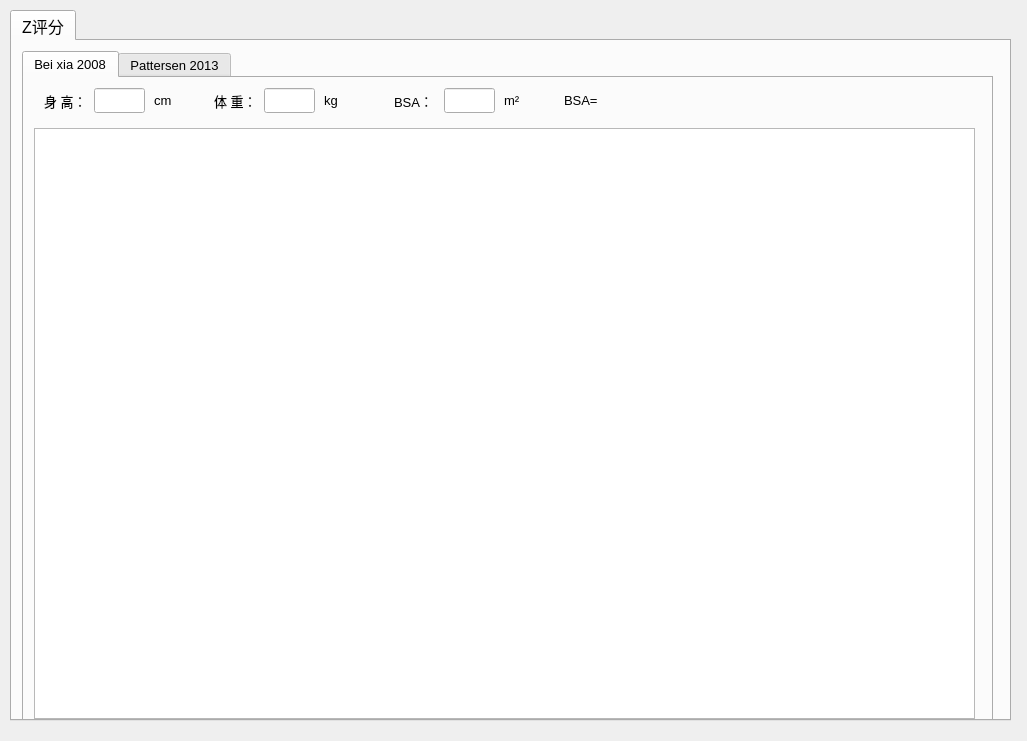
<?xml version="1.0" encoding="UTF-8"?>
<ui version="4.0">
 <class>Form</class>
 <widget class="QWidget" name="Form">
  <property name="geometry">
   <rect>
    <x>0</x>
    <y>0</y>
    <width>1027</width>
    <height>741</height>
   </rect>
  </property>
  <property name="windowTitle">
   <string>Form</string>
  </property>
  <widget class="QTabWidget" name="tabWidget">
   <property name="geometry">
    <rect>
     <x>10</x>
     <y>10</y>
     <width>1001</width>
     <height>711</height>
    </rect>
   </property>
   <property name="font">
    <font>
     <pointsize>12</pointsize>
    </font>
   </property>
   <property name="currentIndex">
    <number>0</number>
   </property>
   <widget class="QWidget" name="tab_card">
    <property name="font">
     <font>
      <pointsize>12</pointsize>
     </font>
    </property>
    <attribute name="title">
     <string>Z评分</string>
    </attribute>
    <widget class="QTabWidget" name="tabWidget_2">
     <property name="geometry">
      <rect>
       <x>10</x>
       <y>10</y>
       <width>971</width>
       <height>671</height>
      </rect>
     </property>
     <property name="font">
      <font>
       <pointsize>10</pointsize>
      </font>
     </property>
     <property name="currentIndex">
      <number>0</number>
     </property>
     <widget class="QWidget" name="tab_2008">
      <attribute name="title">
       <string>Bei xia 2008</string>
      </attribute>
      <widget class="QLabel" name="label_3">
       <property name="geometry">
        <rect>
         <x>20</x>
         <y>10</y>
         <width>51</width>
         <height>25</height>
        </rect>
       </property>
       <property name="text">
        <string>身 高：</string>
       </property>
      </widget>
      <widget class="QLineEdit" name="lineEdit_2008_height">
       <property name="geometry">
        <rect>
         <x>70</x>
         <y>10</y>
         <width>51</width>
         <height>25</height>
        </rect>
       </property>
      </widget>
      <widget class="QLabel" name="label_4">
       <property name="geometry">
        <rect>
         <x>130</x>
         <y>10</y>
         <width>51</width>
         <height>25</height>
        </rect>
       </property>
       <property name="text">
        <string>cm</string>
       </property>
      </widget>
      <widget class="QLabel" name="label_5">
       <property name="geometry">
        <rect>
         <x>300</x>
         <y>10</y>
         <width>51</width>
         <height>25</height>
        </rect>
       </property>
       <property name="text">
        <string>kg</string>
       </property>
      </widget>
      <widget class="QLabel" name="label_6">
       <property name="geometry">
        <rect>
         <x>190</x>
         <y>10</y>
         <width>51</width>
         <height>25</height>
        </rect>
       </property>
       <property name="text">
        <string>体 重：</string>
       </property>
      </widget>
      <widget class="QLineEdit" name="lineEdit_2008_weight">
       <property name="geometry">
        <rect>
         <x>240</x>
         <y>10</y>
         <width>51</width>
         <height>25</height>
        </rect>
       </property>
      </widget>
      <widget class="QLabel" name="label_7">
       <property name="geometry">
        <rect>
         <x>480</x>
         <y>10</y>
         <width>51</width>
         <height>25</height>
        </rect>
       </property>
       <property name="text">
        <string>m²</string>
       </property>
      </widget>
      <widget class="QLabel" name="label_8">
       <property name="geometry">
        <rect>
         <x>370</x>
         <y>10</y>
         <width>51</width>
         <height>25</height>
        </rect>
       </property>
       <property name="text">
        <string>BSA：</string>
       </property>
      </widget>
      <widget class="QLineEdit" name="lineEdit_2008_bsa">
       <property name="geometry">
        <rect>
         <x>420</x>
         <y>10</y>
         <width>51</width>
         <height>25</height>
        </rect>
       </property>
      </widget>
      <widget class="QTableWidget" name="table_2008">
       <property name="geometry">
        <rect>
         <x>10</x>
         <y>50</y>
         <width>941</width>
         <height>591</height>
        </rect>
       </property>
      </widget>
      <widget class="QLabel" name="label_2008_bsa_formula">
       <property name="geometry">
        <rect>
         <x>540</x>
         <y>10</y>
         <width>411</width>
         <height>25</height>
        </rect>
       </property>
       <property name="text">
        <string>BSA=</string>
       </property>
      </widget>
     </widget>
     <widget class="QWidget" name="tab_2013">
      <attribute name="title">
       <string>Pattersen 2013</string>
      </attribute>
     </widget>
    </widget>
   </widget>
  </widget>
 </widget>
 <resources/>
 <connections/>
</ui>
